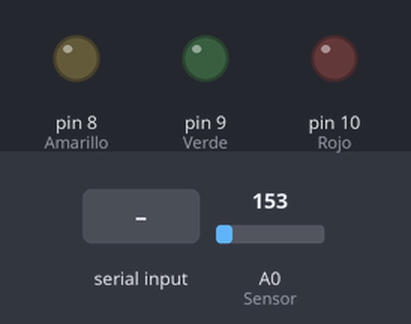
Bench run of a sketch on a simulated Arduino Uno, built with avr-gcc and run on an emulated ATmega328P. Shown: output pins drawn as LEDs (lit = HIGH). The inputs (shaded band) are chosen by the test bench; at power-on: A0 (Sensor) = 153. What the sketch prints to the serial monitor is not drawn.

Above: at 2.2 s.
2.3 s: "a" received over Serial
At 3.0 s:
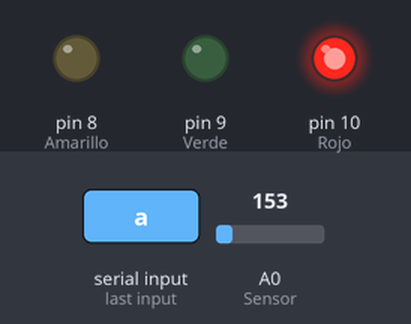
3.8 s: "b" received over Serial
At 4.1 s:
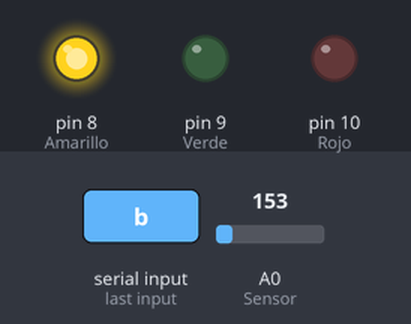
5.3 s: "n" received over Serial
At 6.5 s:
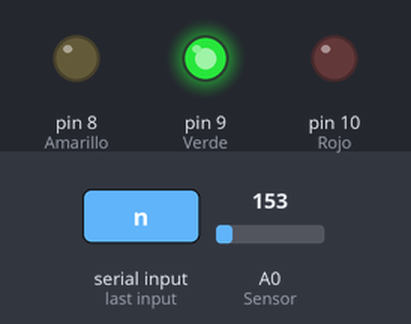
Timing chart, 0 to 8.3 s (numbered marks = the images above; inputs shaded):
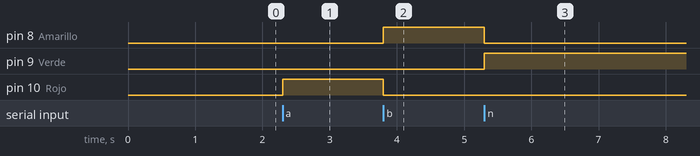

The sketch:

arduino1_transmite.ino
```cpp
/***********************
* - Transmisión serial de datos entre dos
*         tarjetas Arduino
************************
Este ejemplo permite una transmisión serial de datos entre
dos tarjetas Arduino.
-La tarjeta 1 realizará el cálculo de temperatura en las tres
escalas (Celsius, Fahrenheit, Kelvin) y el encendido de LED
para temperaturas normales, bajas y altas.
-En la tarjeta 2 se presentarán las temperaturas en las tres
escalas en una pantalla LCD. El rango de temperatura normal es
de 20 a 25 °C.
***********************/
int Sensor = A0;      //Asignamos el puerto analógico A0 para el sensor TMP36.
int ValorSensor = 0;    //Variable para el almacenamiento del valor del sensor.
float Temperatura = 0;    //Variable para almacenar el valor de la temperatura.

int Grados_Cent;      //Variable para grados centígrados.
int Grados_Fahr;      //Variable para grados Fahrenheit.
int Kelv;         //Variable para Kelvin.

int Rojo = 10;        //Asignacion del puerto digital 10 para e lcolor rojo.
int Verde = 9;        //Asignacion del puerto digital 9 para el color verde.
int Amarillo = 8;     //Asignacion del puerto digital 8 para el color amarillo.

unsigned long Tiempo_Tx;

void setup()
{
  Serial.begin(115200);   //Iniciamos el puerto de comunicación a una velocidad de 115200 bps.
  delay(1000);        //Retardo
  //Configuramos los puertos digitales 8, 9 y 10 como salidas.
  pinMode(Rojo,OUTPUT);
  pinMode(Verde,OUTPUT);
  pinMode(Amarillo,OUTPUT);
  //Inicializamos los pines 8, 9 y 10 como nivel lógico 0.
  digitalWrite(Rojo,LOW);
  digitalWrite(Verde,LOW);
  digitalWrite(Amarillo,LOW);

  Tiempo_Tx = millis();   //Leemos el tiempo de inicio de programa
}

void loop()
{
  ValorSensor = analogRead(Sensor);     //Leemos el valor del sensor.
  Temperatura = ((ValorSensor*(5000/1024.0))-500)/10;

  Grados_Cent = (int)Temperatura;     //Grados Celsius o centígrados.
  Grados_Fahr = (int)(Grados_Cent*1.8)+32;  //Grados Fahrenheit
  Kelv = (int)(Grados_Cent+273.15); //Kelvin

  //Transmisión de datos
  if((millis()-Tiempo_Tx)>500)  //Transmision en cada segundo 1seg=1000miiseg
  {
    Serial.print(Grados_Cent);  //Transmision en grados centígrados.
    Serial.print("C");      //Enviamos la unidad

    Serial.print(Grados_Fahr);  //Transmision en grados Fahrenheit.
    Serial.print("F");      //Enviamos la unidad

    Serial.print(Kelv);     //Transmision en Kelvin.
    Serial.print("K");      //Enviamos la unidad
    Tiempo_Tx = millis();   //Tiempo de actualización
  }

  //Recepcion de datos.
  if(Serial.available()>0)
  {
    int datos = Serial.read();  //Lectura de datos.
    if(datos=='a')        //Temperatura alta
    {
      digitalWrite(Rojo,HIGH);  //Encendemos LED para temperaturas altas.
      digitalWrite(Amarillo,LOW);
      digitalWrite(Verde,LOW);
    }
    if(datos=='b')        //Temperatura baja
    {
      digitalWrite(Rojo,LOW);
      digitalWrite(Amarillo,HIGH);
      digitalWrite(Verde,LOW);  //Encendemos LED para temperaturas altas.
    }
    if(datos=='n')        //Temperatura normal
    {
      digitalWrite(Rojo,LOW);
      digitalWrite(Amarillo,LOW);
      digitalWrite(Verde,HIGH); //Encendemos LED para temperaturas normales.
    }
  }
}
```

Measured:
- after the input at 2.3 s, pin 10 (Rojo): LOW → HIGH at once
- after the input at 3.8 s, pin 8 (Amarillo): LOW → HIGH at once; pin 10 (Rojo): HIGH → LOW at once
- after the input at 5.3 s, pin 8 (Amarillo): HIGH → LOW at once; pin 9 (Verde): LOW → HIGH at once
